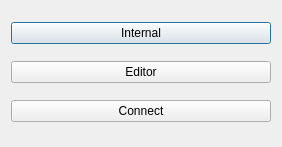
<?xml version="1.0" encoding="UTF-8"?>
<ui version="4.0">
 <class>Dialog</class>
 <widget class="QDialog" name="Dialog">
  <property name="geometry">
   <rect>
    <x>0</x>
    <y>0</y>
    <width>282</width>
    <height>147</height>
   </rect>
  </property>
  <property name="windowTitle">
   <string>Dialog</string>
  </property>
  <layout class="QVBoxLayout" name="verticalLayout">
   <item>
    <widget class="QPushButton" name="btnInternal">
     <property name="text">
      <string>Internal</string>
     </property>
    </widget>
   </item>
   <item>
    <widget class="QPushButton" name="btnEditor">
     <property name="text">
      <string>Editor</string>
     </property>
    </widget>
   </item>
   <item>
    <widget class="QPushButton" name="btnConnect">
     <property name="text">
      <string>Connect</string>
     </property>
    </widget>
   </item>
  </layout>
 </widget>
 <resources/>
 <connections>
  <connection>
   <sender>btnInternal</sender>
   <signal>clicked()</signal>
   <receiver>Dialog</receiver>
   <slot>accept()</slot>
   <hints>
    <hint type="sourcelabel">
     <x>109</x>
     <y>33</y>
    </hint>
    <hint type="destinationlabel">
     <x>200</x>
     <y>9</y>
    </hint>
   </hints>
  </connection>
 </connections>
</ui>
